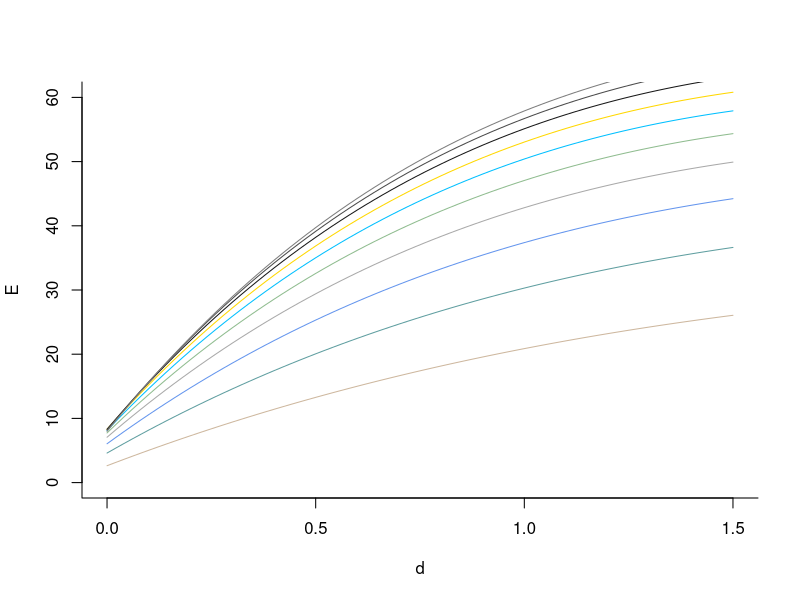
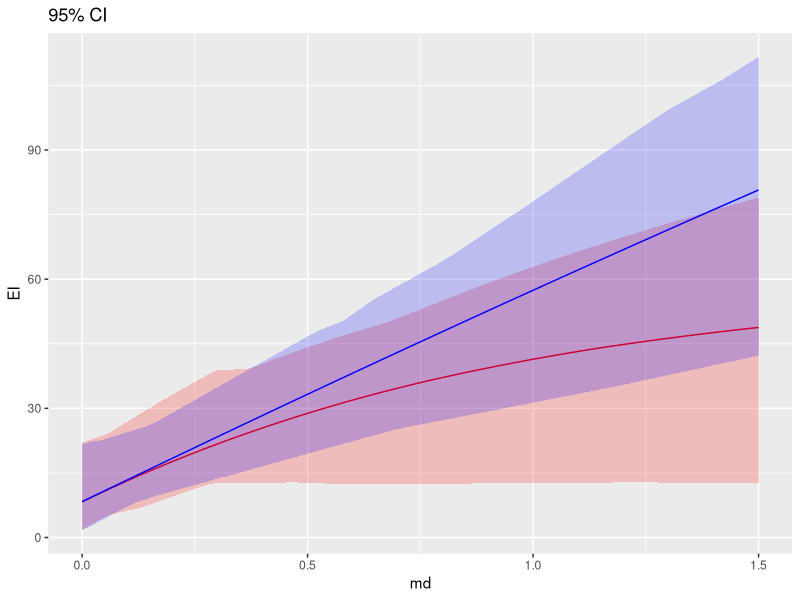

These charts were generated, in order, by the following R code: (Note: this script raises an error after producing the figures.)
##This is free, open-source software and under GNU GPLv3. It comes with no warranty. Concerns radiogenic mouse HG gland tumorigenesis.
##Uses individual dose-effect relations (IDER) & parameters from Cucinotta1 et al. (2013). Space Radiation Cancer Risk Projections and
##Uncertainties - 2012. ##NASA Center for AeroSpace Information, Hanover, MD; http://ston.jsc.nasa.gov/collections/TRS
##User adjustable parameters are near line 170 (also limits on x and y axes for some of the graphs).
##Gives main calculations for Siranart, Cheng, Handa, Sachs in preparation for Rad. Res. 
##Main outputs: predictions E_A=(S(d) if Eff=1 or S*(d) if Eff=2) and E_I=I(d) with 95% CI, with graphs, for effect of mixed ion beams
library(ggplot2); library(deSolve)
rm(list=ls()) 
###FIXED PARAMETERS###next line has Cucinotta et al. (2013) table 5.4 IDER parameters for ions. TE=targeted effects, NTE = non-TE.
parameter = list(TE = list(alph0=7.53, alph1=1.261, alph2=0.0037, beta = 0, beta_p = 6.3, lamd0=.25, lamd1=.0051, lamd2=.0034,
                      e_alph0=3.96, e_alph1=0.213, e_alph2=0.00058, e_beta = 0, e_beta_p = 3.41, e_lamd0=.065, e_lamd1=.0029, e_lamd2=.0027), 
                 NTE=list(alph0=10.02,alph1=0.679,alph2=0.0033,beta=0,beta_p=5.08,lamd0=.231,lamd1=.0033,lamd2=.005,k1=0.12,k2=0.0053,
                      e_alph0=2.07,e_alph1=0.187,e_alph2=0.0006,e_beta=0,e_beta_p=3,e_lamd0=.016,e_lamd1=.0042,e_lamd2=.0064,e_k1=0.06,e_k2=0.002))
alph=function(L, param) {with(param,alph0+alph1*L*exp(-alph2*L))} #slope near zero of the OCDER; depends on LET L (keV/micron)
lamd=function(L, param) {with(param,lamd0+lamd1*L*exp(-lamd2*L))}
#lamd is controversially interpreted as giving a cell killing modulation of LQ IDER. It leads to IDER which have maxima.
kappa=function(L,param){with(param, (k1*L)*exp(-k2*L))}#kappa interpreted as NTE, important near d=0; approximated as initial value.
###FUNCTIONS### Used later after user-defined parameters have been set near line 170#Next is function to calculate targeted part T of the effect of an individual radiation (Cucinotta et al. 2013); if Eff=1, T=E_single; 
#if Eff=2, T=E_single-NT, where NT=kappa*exp(-lamd*dose). Uses proton=0 for ion charge Z>2; proton=1 for H, He ions
T_single = function(dose, L, Eff, proton, param = parameter[[Eff]]){ #Eff: 1=TE=targeted effect model; 2=NTE=non-targeted (bystander) effect.
  beta = param$beta #initialize to be beta=0 with Z>2, i.e near d=0 TE effect is linear no threshhold (LNT) for Z>2.
  if(proton == 1){ beta= param$beta_p} #ions with Z<3 are approximated as LQ (linear quadratic) near d=0.
  P_E = (alph(L,param)*dose + beta*(dose^2))*exp(-lamd(L,param)*dose) #LQ or LNT modulated by exponentially decreasing factor.
  return(P_E)
}

E_single = function(dose, L, Eff, proton, param = parameter[[Eff]]){  
  P_E = T_single(doses,L,Eff,proton)
  if (Eff==2){
    P_E = P_E + kappa(L,param)*exp(-lamd(L,param)*dose)#P_E here is sum of targeted and non-targeted effects
  }
  return(P_E)
}

#Each E_single has a maximum, often around dose=1 Gy. Next is a function to find the maxima and the doses where they occur.
bound_Ed = function(L,Eff,proton, param){##
  E = c(); D = c(); ##
  for(ll in 1:length(L)){#when this function is used, L will be a vector of the LETs of the individual components of a mixed-ion beam
    p = proton[ll]; l = L[ll]; 
    b = param[[ll]]$beta; a = alph(l,param[[ll]]); ld = lamd(l,param[[ll]])
    if(p == 1){ b= param[[ll]]$beta_p}
    if(b !=0){
      d = (sqrt((a*ld)^2+4*b^2)-a*ld+2*b)/(2*b*ld);#the derivative of the IDER is zero at maximum, occuring at this dose.
    }else{d = 1/(ld)} 
    D = c(D,d)
    E = c(E,solve_d(d,l,Eff,p,0, param[[ll]]))
  }
  upper_E = min(E)#smallest of the maxima in a mixed beam, used only in calculating E_B, needed only in the supplementary Information.
  max_d = D[which(E==upper_E)]
  return(list(upper_E,max_d,D))
}

#function which uniroot can use to get dose from L,Eff,proton, and T_single;  treats E=T_single as independent and
#d as dependent variable instead of vice versa as in RBE calculations.
solve_d=function(dose,L,Eff,proton,E, param = parameter[[Eff]]) {
  eq = T_single(dose,L,Eff,proton,param)-E
  return(eq)
}

gamma_param = function(Eff){#When calculating 95% CI for mixture, IDER parameters are taken to have gamma distributions (and stay >0)
  param = parameter[[Eff]]
  param_error=with(param,list(alph0=rgamma(1,(alph0/e_alph0)^2,alph0/(e_alph0)^2),alph1=rgamma(1,(alph1/e_alph1)^2,alph1/(e_alph1)^2),
   alph2=rgamma(1,(alph2/e_alph2)^2,alph2/(e_alph2)^2),beta=0,beta_p=rgamma(1,(beta_p/e_beta_p)^2,beta_p/(e_beta_p)^2),
   lamd0=rgamma(1,(lamd0/e_lamd0)^2,lamd0/(e_lamd0)^2),lamd1=rgamma(1,(lamd1/e_lamd1)^2,lamd1/(e_lamd1)^2),
   lamd2=rgamma(1,(lamd2/e_lamd2)^2,lamd2/(e_lamd2)^2)))
  if(Eff ==2){
    param_error1 = with(param,list(k1 = rgamma(1,(k1/e_k1)^2,k1/(e_k1)^2), k2 = rgamma(1,(k2/e_k2)^2,k2/(e_k2)^2)))
    param_error = c(param_error,param_error1)
  }
  return(param_error)
}
gen_param = function(Eff,N, random){
  param = list()
  p = gamma_param(Eff)
  for(ii in 1:N){
    param[[ii]] = p #random parameters
    if (random ==0) param[[ii]] = parameter[[Eff]]
  }
  return(param)
}

#function for d = D_j(E), where D_j will be the compositional inverse function to the jth IDER for the jth ion in a mixture.
dose_E=function(E, L, Eff,proton, param){
  result0 = bound_Ed(L,Eff,proton, param); upper_E = result0[[1]]; d_max = result0[[3]]
  output=c()
  for(i in 1:length(E)){
    e =min(E[i], upper_E-1e-4)#
    dose = (uniroot(solve_d,c(0,.001), upper=d_max, extendInt="upX",tol = 1e-6, L = L, 
                    Eff = Eff, proton=proton, E = e, param = param[[1]]))$root
    output= c(output,dose)
  }
  return(output)
}

#Next is function to get simple effect additivity default or its modification prediction E_A=S(d) if Eff=1 or S*(d) if Eff=2
E_A <- function(dose, L, Eff, proton, param = parameter[[Eff]]){#use T (i.e subtract out kappa term), manipulate, later add biggest back in.
  output = rep(0,cols); k0=rep(0,nL)
  for(l in 1:nL){
    output = output + T_single(r[l]*doses,L[l],Eff,proton[l],param[[l]])
  }
  if (Eff==2){
    maxx=which.max(kappa(L,param[[l]]))
    #output = output + kappa(L[maxx],param[[l]])
    output = output + kappa(L[maxx],param[[l]])*exp(-lamd(L[maxx],param[[l]])*dose)
  }
  return(output)
}

#Next is function to get linear isobole default prediction; used only in Supplementary Information
# E_B <- function(param){
#   result = bound_Ed(L,Eff,proton, param); upper_E = floor(10*result[[1]])/10
#   E_B= .1*(1:(upper_E*10)); d_max = result[[3]]
#   doses = c(); E_B_mean = c();
#   for (e in E_B){
#     D = c()
#     for (l in 1:nL){ 
#       d = (uniroot(solve_d,c(0,.001), upper=d_max[l], extendInt="upX",tol = 1e-4, L = L[l], 
#                    Eff = Eff, proton=proton[l], E = e, param = param[[l]]))$root
#       D = c(D,d)
#     }
#     mdose=1/sum(r/D)# the calculated mixture dose for hypothesis E_B, given mixture effect, i.e. effect treated as the indeopendent variable.
#     EB = e
#     if(Eff == 2){ #Here in case of NTE, we add kappa to E_B and E_A
#       maxx=which.max(kappa(L,param[[1]]))
#       EB = EB + kappa(L[maxx],param[[1]])
#     }
#     #add all values to the lists and continue looping
#     doses = c(doses, mdose);E_B_mean = c(E_B_mean, EB); 
#   }
#   return(list(E_B_mean, doses))
# } 

#R function to get first derivative of function f evaluated at E, using effect rather than dose as independent variable
first_deriv = function(f,E){
  delta = 1e-6
  output = (f(E) - f(E-delta))/delta
  return(output)
}

sum_rE = function(E, param){#used to calculate slopes for incremental effect additivity default prediction E_I=I(d) 
  output = c()
  for(j in 1:length(E)){
    cumrE = 0
    for(i in 1:nL){
      f = function(x) T_single(x,L[i],Eff,proton[i],param[[i]])
      temp = list(); temp[[1]] = param[[i]]
      d = dose_E(E[j],L[i],Eff,proton[i],param=temp)
      cumrE = cumrE + r[i]*first_deriv(f,d)
    }
    output = c(output,cumrE)
  }
  return(output)
}

solve_ode <- function(t, state, parameters) {#R function used when integrating the ordinary differential eq. for I(d)=E_I
  with(as.list(c(state, parameters)), {
    dE <- sum_rE(E, parameters) 
    list(c(dE))
  })
}

E_I <- function(state,doses,L, Eff, proton, param){#R function used to actually integrate
  output = ode(y = state, times = doses, func = solve_ode, parms = param)
  result = output[,2]
  if(Eff ==2){
    maxx=which.max(kappa(L,param[[1]]))
    result = result + kappa(L[maxx],param[[1]])*exp(-lamd(L[maxx],param[[1]])*doses)}# BON7. I added the exp; I think we need it. But I am not sure we don't need it earlier, when defining E_single and T_single.
   return(result)
}

#####USER-DEFINED PARAMETERS FOR MIXTURE CALCULATIONS#####
r=.02*c(9,8,7,6,5,5,4,3,2,1); L=25*(1:10); proton = rep(0,10); Eff=2; N = 100 #use N >= 50 to get 95% CI
#r=c(.8,.2); L=c(.4,190); proton = c(1,0); Eff=1; N = 10000 #use bigger N  (e.g. N=10000)for more accurate CI
#r=mixture proportions (must sum to 1); L=LETs; proton=1 for H, He, and proton =0 for heavier ions (0 means LQ beta is 0). 
nL = length(L); end =1.5; by = 0.02; cols = end/by+1; doses <- seq(0, end, by = by); #to increase smoothness decrease "by"

############E_A with central values of the parameters##############
E_A_mean = E_A(doses, L ,Eff,proton, gen_param(Eff,nL,0))
############E_I with central values of the parameters###############
state <- c(E = 0);
E_I_mean = E_I(state,doses, L, Eff, proton,gen_param(Eff,nL,0))
#E_B Numerically very similar to E_I. Has smaller domain of validity & well known conceptual flaws. Used only in Supplementary Information
#result = E_B(gen_param(Eff,nL,0))
#dose_EB = result[[2]]; E_B_mean = result[[1]]
#y=max(E_B_mean); x=max(dose_EB); z=min(which(doses>x));compare=.5*(E_I_mean[z]+E_I_mean[z-1])#use this line or the next. output for tables 
#x=1.498;z=min(which(doses>x)); u=min(which(dose_EB>x));compare=.5*(E_I_mean[z]+E_I_mean[z-1]);y=E_B_mean[u] #
#print(c(x,compare, (compare-y)/compare))
print(c(E_A_mean[cols],E_I_mean[cols], (E_A_mean[cols]-E_I_mean[cols])/E_A_mean[cols]))# to get some numerical values rther than graphs

##########95% confidence intervals;  Most CPU intensive part of the calculation; comment out if only want central parameter value results.
E_A_mat = matrix(0, N, cols); ##now do Monte Carlo for error structure; at first without any kappa term even if Eff=2
for(i in 1:N){
    E_A_mat[i,] = E_A(doses, L, Eff,proton, gen_param(Eff,nL,1))
}
E_A_sort = apply(E_A_mat,2,sort,decreasing=F); 
E_A_low = E_A_sort[floor(N*0.025),]; E_A_high = E_A_sort[ceiling(N*0.975),]; print(E_A_high[cols]) 

E_I_mat = matrix(0, N, cols);
for(i in 1:N){
  print(i)
  param = gen_param(Eff,nL,1)
  E_I_mat[i,] = E_I(state,doses,L,Eff,proton, param)
}
E_I_sort = apply(E_I_mat,2,sort,decreasing=F); 
E_I_low = E_I_sort[floor(N*0.025),]; E_I_high = E_I_sort[ceiling(N*0.975),]; 

####################GRAPHS####################Comment out unneeded ones
#IDER Plot. Allows adjustment of upper dose limit to less than "end" under user adjsted parameters.
xstart = 0; xend = 1.5; ystart= 0; yend = 60
plot(c(xstart,xend),c(ystart,yend),type='n',bty="l", ylab = 'E', xlab = 'd')
for(l in 1:length(L)){
  lines(doses,E_single(doses,L[l],Eff,proton[l]),type="l", col = colors()[20*l+2]) #automatic choice of colors 
}

## plot E_I=I(d) and E_A=S(d) if Eff=1 or S*(d) if Eff=2 together, with error bars, allowing the user to adjust the upper dose limit (<2 Gy; if no protons <1)
df= data.frame(md = doses, EI=E_I_mean, EA=E_A_mean)##dev.off()
######Elegant ribbon plots###### 
ggplot(df,aes(md)) + geom_line(aes(y = EI),color ='red') + geom_ribbon(aes(ymin=E_I_low, ymax=E_I_high), alpha=0.2,fill='red')+
geom_line(aes(y = EA),color ='blue') + geom_ribbon(aes(ymin=E_A_low, ymax=E_A_high), alpha=0.2,fill='blue')+ggtitle("95% CI")
ggsave("fig5B.eps", device=cairo_ps)
#####Regular error bar Plots##### Same content as ggplot; clumsier, uglier, and now obsolete.
# xstart = 0; xend = 1.5; ystart= 0; yend = 105
# plot(c(xstart,xend),c(ystart,yend),type='n',bty="l", ylab = 'E', xlab = 'd')
# lines(doses,E_I_mean,col='red')
# lines(doses,E_I_low,col="red")#,lty="36")
# lines(doses,E_I_high,col="red")#,lty="36")
# lines(doses,E_A_mean,col='blue')
# plot(c(xstart,xend),c(ystart,yend),type='n',bty="l", ylab = 'E', xlab = 'd')
# lines(doses,E_I_mean,col='red')
# lines(doses,E_A_low,col="blue")#,lty="36")
# lines(doses,E_A_high,col="blue")#,lty="36")
# lines(doses,E_A_mean,col='blue')

###plot E_I, E_A, (and E_B) together in one graph for the central parameters, without error bars
xstart = 0; xend =1; ystart= 0; yend = 50
plot(c(xstart,xend),c(ystart,yend),type='n',bty="l", ylab = 'E', xlab = 'd', lab=c(3,11,7))
lines(doses,E_I_mean,col='red')
lines(doses,E_A_mean,col='blue')
#lines(dose_EB,E_B_mean,col='black')#E_B is almost always so close to E_I it is confusing in graphs.
